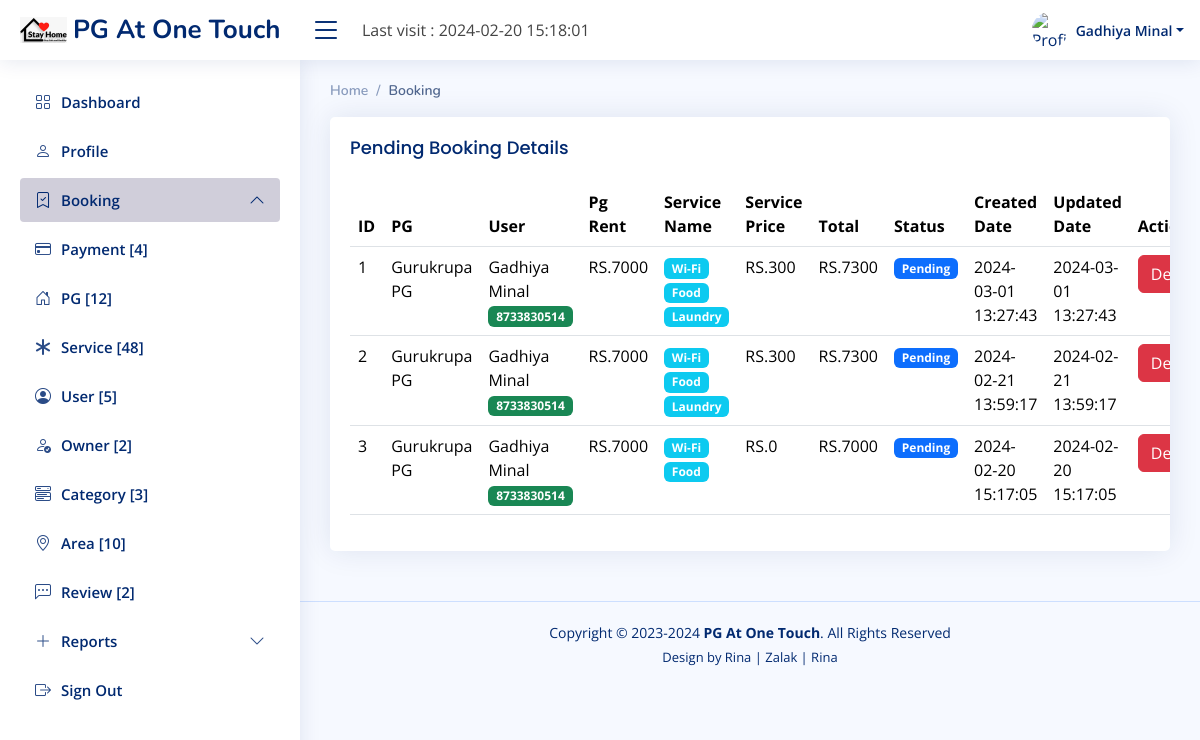
/Owner/index.php?file=booking&bookstatus=Pending (signed in), run on the app's committed database.
### tables this page shows
CREATE TABLE IF NOT EXISTS `booking_tb` (
  `b_id` int(11) NOT NULL AUTO_INCREMENT,
  `pg_id` int(11) NOT NULL,
  `o_id` int(11) NOT NULL,
  `u_id` int(11) NOT NULL,
  `b_pgrent` int(11) NOT NULL,
  `b_servicename` varchar(255) DEFAULT NULL,
  `b_serviceprice` int(11) NOT NULL,
  `b_total` int(11) NOT NULL,
  `b_status` enum('Pending','Confirm','Cancel') NOT NULL,
  `b_cdate` datetime NOT NULL,
  `b_udate` datetime NOT NULL,
  PRIMARY KEY (`b_id`)
);

CREATE TABLE IF NOT EXISTS `pg_tb` (
  `pg_id` int(11) NOT NULL AUTO_INCREMENT,
  `cat_id` int(11) NOT NULL,
  `ar_id` int(11) NOT NULL,
  `o_id` int(11) NOT NULL,
  `pg_name` varchar(50) NOT NULL,
  `pg_add` text NOT NULL,
  `pg_details` text NOT NULL,
  `pg_image1` varchar(100) NOT NULL,
  `pg_image2` varchar(100) NOT NULL,
  `pg_image3` varchar(100) NOT NULL,
  `pg_capacity` varchar(20) NOT NULL,
  `pg_rent` int(11) NOT NULL,
  `pg_status` enum('Active','Deactive') NOT NULL,
  `pg_cdate` datetime NOT NULL,
  `pg_udate` datetime NOT NULL,
  PRIMARY KEY (`pg_id`)
);

CREATE TABLE IF NOT EXISTS `user_tb` (
  `u_id` int(11) NOT NULL AUTO_INCREMENT,
  `u_name` varchar(50) NOT NULL,
  `u_contact` bigint(22) NOT NULL,
  `u_image` varchar(100) NOT NULL,
  `u_add` text NOT NULL,
  `u_gender` enum('Female','Male','Other') NOT NULL,
  `u_password` varchar(20) NOT NULL,
  `u_status` enum('Active','Deactive') NOT NULL,
  `u_cdate` datetime NOT NULL,
  `u_udate` datetime NOT NULL,
  PRIMARY KEY (`u_id`)
);

### Owner/middle/booking.php (the view, shortened to what this page needs)
<?php
$bookingstatus = $_REQUEST['bookstatus'];
$id = $_SESSION['ownerid'];
?>
 <section class="section">
      <div class="row">
        <div class="col-lg-12">
          <div class="card">
            <div class="card-body" style="overflow-x:auto;">
              <h5 class="card-title"><?php echo $bookingstatus; ?> Booking Details</h5>
              <table class="table datatable">
                <thead>
                  <tr>
                    <th scope="col">ID</th>
					<th scope="col">PG</th>
					<th scope="col">User</th>
					<th scope="col">Pg Rent</th>
					<th scope="col">Service Name</th>
                    <th scope="col">Service Price</th>
					<th scope="col">Total</th>
					<th scope="col">Status</th>
					<th scope="col">Created Date</th>
					<th scope="col">Updated Date</th>
					<th scope="col">Action</th>
                  </tr>
                </thead>
                <tbody>
                  <?php
				$j = 1;
					 $sel = "select * from booking_tb, pg_tb,owner_tb,user_tb where booking_tb.pg_id=pg_tb.pg_id and booking_tb.o_id = owner_tb.o_id and booking_tb.u_id=user_tb.u_id and booking_tb.b_status = '$bookingstatus' and booking_tb.o_id= '$id' order by booking_tb.b_id DESC";
					$selr = $con->query($sel);
					foreach($selr as $selv){
				?>
                  <tr>
                    <td><?php echo $j++; ?></td>
					<td><?php echo $selv['pg_name']; ?></td>
					<td><?php echo $selv['u_name']; ?><br/>
					<span class="badge bg-success"><?php echo $selv['u_contact']; ?></span></td>
                    <td>RS.<?php echo $selv['b_pgrent']; ?></td>
					<td>
					<?php
						$myString = $selv['b_servicename'];
						$myArray = explode(',', $myString);
						foreach($myArray as $ArrayValue){
					?>
				 <span class="badge bg-info"><?php echo $ArrayValue; ?></span>
						<?php } ?>
					</td>
				 <td>RS.<?php echo $selv['b_serviceprice']; ?></td>
					<td>RS.<?php echo $selv['b_total']; ?></td>
                     <td>
					<?php if($selv['b_status'] == 'Pending'){ ?>
						<a href="index.php?file=booking&bid=<?php echo $selv['b_id']; ?>&bstatus=<?php echo $selv['b_status']; ?>">
							<span class="badge bg-primary"><?php echo $selv['b_status']; ?></span></a>
					<?php } else if($selv['b_status'] == 'Confirm'){ ?>
						<a href="index.php?file=booking&bid=<?php echo $selv['b_id']; ?>&bstatus=<?php echo $selv['b_status']; ?>">
							<span class="badge bg-warning"><?php echo $selv['b_status']; ?></span>
						</a>
					<?php } else if($selv['b_status'] == 'Complete'){ ?>
						<a href="index.php?file=booking&bid=<?php echo $selv['b_id']; ?>&bstatus=<?php echo $selv['b_status']; ?>">
							<span class="badge bg-success"><?php echo $selv['b_status']; ?></span>
						</a>
					<?php } else { ?>
						<span class="badge bg-danger"><?php echo $selv['b_status']; ?></span>
					<?php } ?></td>
                    <td><?php echo $selv['b_cdate']; ?></td>
                    <td><?php echo $selv['b_udate']; ?></td>
                    <td>
				<a href="index.php?file=booking&delid=<?php echo $selv['b_id']; ?>&statusbook=<?php echo $selv['b_status']; ?>" onclick="return confirm('Are you sure want to Delete.?')" >
				<button type="button" class="btn btn-danger">Delete</button>
				</a></td>
                  </tr>
					<?php } ?>
                </tbody>
              </table>
            </div>
          </div>
        </div>
      </div>
    </section>

### Owner/assets/css/style.css (style rules this page uses)
:root { scroll-behavior: smooth; }
body { font-family: "Open Sans", sans-serif; background: #f6f9ff; color: #444444; }
a { color: #4154f1; text-decoration: none; }
h1, h2, h3, h4, h5, h6 { font-family: "Nunito", sans-serif; }
.card { margin-bottom: 30px; border: none; border-radius: 5px; box-shadow: 0px 0 30px rgba(1, 41, 112, 0.1); }
.card-title { padding: 20px 0 15px 0; font-size: 18px; font-weight: 500; color: #012970; font-family: "Poppins", sans-serif; }
.card-body { padding: 0 20px 20px 20px; }

### data on the page
booking_tb: pg.pg_name "Gurukrupa PG", u.u_name "Gadhiya Minal", u.u_contact "8733830514", b_pgrent "7000", b_servicename "Wi-Fi", b_servicename "Food", b_servicename "Laundry", b_serviceprice "300", b_total "7300", b_status "Pending", b_cdate "2024-03-01 13:27:43", b_udate "2024-03-01 13:27:43"
booking_tb: pg.pg_name "Gurukrupa PG", u.u_name "Gadhiya Minal", u.u_contact "8733830514", b_pgrent "7000", b_servicename "Wi-Fi", b_servicename "Food", b_servicename "Laundry", b_serviceprice "300", b_total "7300", b_status "Pending", b_cdate "2024-02-21 13:59:17", b_udate "2024-02-21 13:59:17"
booking_tb: pg.pg_name "Gurukrupa PG", u.u_name "Gadhiya Minal", u.u_contact "8733830514", b_pgrent "7000", b_servicename "Wi-Fi", b_servicename "Food", b_serviceprice "0", b_total "7000", b_status "Pending", b_cdate "2024-02-20 15:17:05", b_udate "2024-02-20 15:17:05"

### other printed values
$_SESSION['time'] "2024-02-20 15:18:01"
$_SESSION['ownername'] "Gadhiya Minal"
$pcountrv['PAYMENT'] "4"
$pgcountrv['PG'] "12"
$srcountrv['SERVICE'] "48"
$ucountrv['USER'] "5"
$ocountrv['OWNER'] "2"
$catcountrv['CATEGORY'] "3"
$arcountrv['AREA'] "10"
$fcountreview['REVIEW'] "2"
$filename "Booking"
$bookingstatus "Pending"
